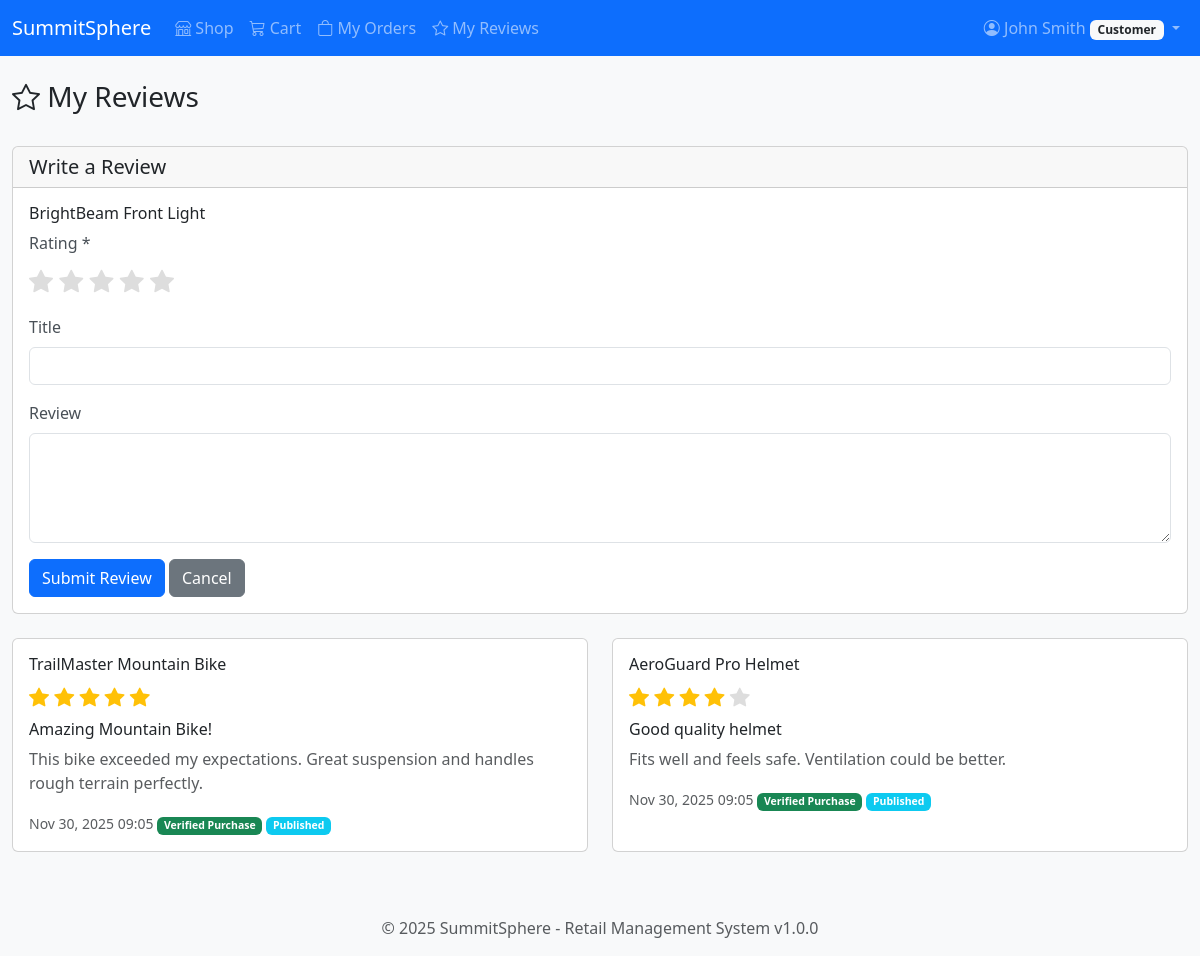
Page /php/views/customer/reviews.php?product=11&order=1 (signed in) on the committed database.
### tables this page shows
CREATE TABLE order_item (
    order_item_id INT PRIMARY KEY AUTO_INCREMENT,
    order_id INT NOT NULL,
    product_id INT NOT NULL,
    quantity INT NOT NULL DEFAULT 1,
    unit_price DECIMAL(10, 2) NOT NULL,
    discount_percent DECIMAL(5, 2) DEFAULT 0.00,
    subtotal DECIMAL(12, 2) NOT NULL,
    created_at TIMESTAMP DEFAULT CURRENT_TIMESTAMP,
    FOREIGN KEY (order_id) REFERENCES customer_order(order_id) ON DELETE CASCADE ON UPDATE CASCADE,
    FOREIGN KEY (product_id) REFERENCES product(product_id) ON DELETE RESTRICT ON UPDATE CASCADE,
    INDEX idx_orderitem_order (order_id),
    INDEX idx_orderitem_product (product_id)
);

CREATE TABLE product (
    product_id INT PRIMARY KEY AUTO_INCREMENT,
    category_id INT NOT NULL,
    supplier_id INT NOT NULL,
    name VARCHAR(150) NOT NULL,
    description TEXT,
    sku VARCHAR(50) UNIQUE NOT NULL,
    unit_price DECIMAL(10, 2) NOT NULL,
    cost_price DECIMAL(10, 2),
    weight DECIMAL(8, 2),
    dimensions VARCHAR(50),
    image_url VARCHAR(255),
    created_at TIMESTAMP DEFAULT CURRENT_TIMESTAMP,
    updated_at TIMESTAMP DEFAULT CURRENT_TIMESTAMP ON UPDATE CURRENT_TIMESTAMP,
    is_active BOOLEAN DEFAULT TRUE,
    FOREIGN KEY (category_id) REFERENCES category(category_id) ON DELETE RESTRICT ON UPDATE CASCADE,
    FOREIGN KEY (supplier_id) REFERENCES supplier(supplier_id) ON DELETE RESTRICT ON UPDATE CASCADE,
    INDEX idx_product_category (category_id),
    INDEX idx_product_supplier (supplier_id),
    INDEX idx_product_sku (sku),
    INDEX idx_product_active (is_active),
    INDEX idx_product_price (unit_price)
);

CREATE TABLE review (
    review_id INT PRIMARY KEY AUTO_INCREMENT,
    customer_id INT NOT NULL,
    product_id INT NOT NULL,
    order_id INT,
    rating TINYINT NOT NULL CHECK (rating >= 1 AND rating <= 5),
    title VARCHAR(150),
    comment TEXT,
    is_verified_purchase BOOLEAN DEFAULT FALSE,
    is_approved BOOLEAN DEFAULT FALSE,
    created_at TIMESTAMP DEFAULT CURRENT_TIMESTAMP,
    updated_at TIMESTAMP DEFAULT CURRENT_TIMESTAMP ON UPDATE CURRENT_TIMESTAMP,
    FOREIGN KEY (customer_id) REFERENCES customer(customer_id) ON DELETE CASCADE ON UPDATE CASCADE,
    FOREIGN KEY (product_id) REFERENCES product(product_id) ON DELETE CASCADE ON UPDATE CASCADE,
    FOREIGN KEY (order_id) REFERENCES customer_order(order_id) ON DELETE SET NULL ON UPDATE CASCADE,
    UNIQUE KEY uk_customer_product_review (customer_id, product_id),
    INDEX idx_review_product (product_id),
    INDEX idx_review_rating (rating),
    INDEX idx_review_approved (is_approved)
);

### php/config/config.php (called while the page is built, shortened)
<?php
function formatDateTime($datetime) {
    return date('M d, Y H:i', strtotime($datetime));
}

### php/views/customer/reviews.php (the view, shortened to what this page needs)
<?php
require_once '../../config/config.php';
$db = new Database();
$conn = $db->getConnection();
$customerId = $_SESSION['customer_id'];
$reviews = $conn->prepare("SELECT r.*, p.name AS product_name, p.image_url
                           FROM review r
                           JOIN product p ON r.product_id = p.product_id
                           WHERE r.customer_id = ?
                           ORDER BY r.created_at DESC");
$reviews->execute([$customerId]);
$reviews = $reviews->fetchAll();
$newReview = null;
if (isset($_GET['product']) && isset($_GET['order'])) {
    $stmt = $conn->prepare("SELECT p.*, oi.order_id FROM order_item oi
                            JOIN product p ON oi.product_id = p.product_id
                            JOIN customer_order co ON oi.order_id = co.order_id
                            WHERE oi.product_id = ? AND oi.order_id = ? AND co.customer_id = ? AND co.status = 'Delivered'");
    $stmt->execute([$_GET['product'], $_GET['order'], $customerId]);
    $newReview = $stmt->fetch();
}
include '../../includes/header.php';
?>
<div class="row mb-4">
    <div class="col">
        <h1 class="h3"><i class="bi bi-star"></i> My Reviews</h1>
    </div>
</div>
<?php if ($newReview): ?>
<div class="card mb-4">
    <div class="card-header">
        <h5 class="mb-0">Write a Review</h5>
    </div>
    <div class="card-body">
        <h6><?php echo htmlspecialchars($newReview['name']); ?></h6>
        <form method="POST">
            <div class="mb-3">
                <label class="form-label">Rating *</label>
                <div class="rating-input">
                    <?php for ($i = 1; $i <= 5; $i++): ?>
                    <span class="star" style="cursor: pointer; font-size: 1.5rem; color: #ddd;">
                        <i class="bi bi-star-fill"></i>
                    </span>
                    <?php endfor; ?>
                </div>
            </div>
            <div class="mb-3">
                <label class="form-label">Title</label>
                <input type="text" name="title" class="form-control" maxlength="150">
            </div>
            <div class="mb-3">
                <label class="form-label">Review</label>
                <textarea name="comment" class="form-control" rows="4"></textarea>
            </div>
            <button type="submit" class="btn btn-primary">Submit Review</button>
            <a href="reviews.php" class="btn btn-secondary">Cancel</a>
        </form>
    </div>
</div>
<?php endif; ?>
<?php if (empty($reviews) && !$newReview): ?>
<div class="empty-state">
    <i class="bi bi-star"></i>
    <p>You haven't written any reviews yet</p>
    <p class="text-muted">Order products and write reviews after delivery</p>
</div>
<?php else: ?>
<div class="row">
    <?php foreach ($reviews as $review): ?>
    <div class="col-md-6 mb-4">
        <div class="card h-100">
            <div class="card-body">
                <h6 class="card-title"><?php echo htmlspecialchars($review['product_name']); ?></h6>
                <div class="star-rating mb-2">
                    <?php for ($i = 1; $i <= 5; $i++): ?>
                    <i class="bi bi-star-fill <?php echo $i <= $review['rating'] ? 'filled' : ''; ?>"></i>
                    <?php endfor; ?>
                </div>
                <?php if ($review['title']): ?>
                <h6><?php echo htmlspecialchars($review['title']); ?></h6>
                <?php endif; ?>
                <?php if ($review['comment']): ?>
                <p class="text-muted"><?php echo htmlspecialchars($review['comment']); ?></p>
                <?php endif; ?>
                <small class="text-muted">
                    <?php echo formatDateTime($review['created_at']); ?>
                    <?php if ($review['is_verified_purchase']): ?>
                    <span class="badge bg-success">Verified Purchase</span>
                    <?php endif; ?>
                    <?php if ($review['is_approved']): ?>
                    <span class="badge bg-info">Published</span>
                    <?php else: ?>
                    <span class="badge bg-warning">Pending</span>
                    <?php endif; ?>
                </small>
            </div>
        </div>
    </div>
    <?php endforeach; ?>
</div>
<?php endif; ?>
<?php include '../../includes/footer.php'; ?>

### php/assets/css/style.css (style rules this page uses)
:root { --primary-color: #0d6efd; --secondary-color: #6c757d; --success-color: #198754; --danger-color: #dc3545; --warning-color: #ffc107; --info-color: #0dcaf0; }
body { min-height: 100vh; display: flex; flex-direction: column; background-color: #f8f9fa; }
.form-label { font-weight: 500; color: #495057; }
.star-rating { color: #ddd; font-size: 1.25rem; }
.star-rating .filled { color: var(--warning-color); }

### rows in the picture
order_item: product.name "BrightBeam Front Light"
review: product.name "TrailMaster Mountain Bike", rating 5 (drawn), title "Amazing Mountain Bike!", comment "This bike exceeded my expectations. Great suspension and handles rough terrain perfectly.", created_at "Nov 30, 2025 09:05", is_verified_purchase "Verified Purchase", is_approved "Published"
review: product.name "AeroGuard Pro Helmet", rating 4 (drawn), title "Good quality helmet", comment "Fits well and feels safe. Ventilation could be better.", created_at "Nov 30, 2025 09:05", is_verified_purchase "Verified Purchase", is_approved "Published"

### other values in the picture
APP_NAME "SummitSphere"
$_SESSION['full_name'] "John Smith"
$_SESSION['role'] "Customer"
APP_VERSION "1.0.0"
